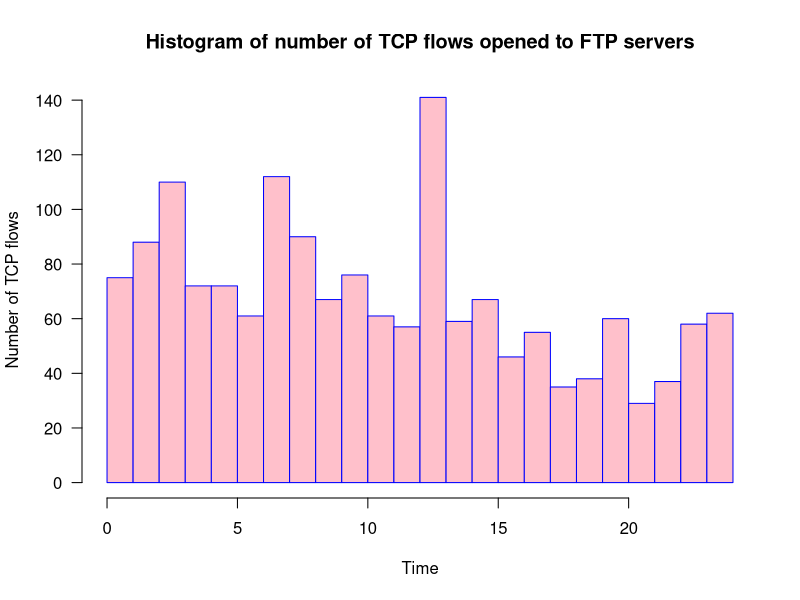

Recreate this plot in R.
hist_data <- read.table("histogram_tcp_connections.txt", header=FALSE)
hist_data <- as.numeric(unlist(hist_data))
hist(hist_data, main="Histogram of number of TCP flows opened to FTP servers",xlab="Time", ylab="Number of TCP flows", border="blue", col="pink", xlim=c(0,24), las=1, breaks=24)
